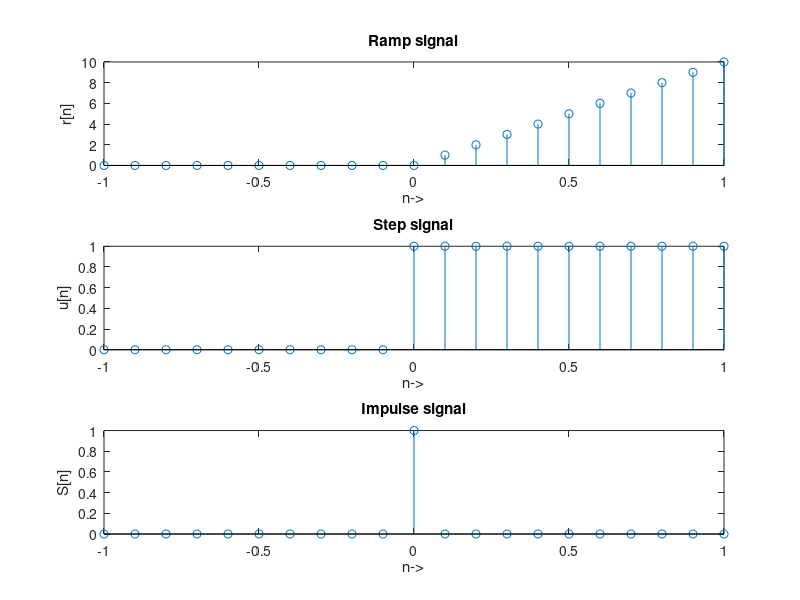

MATLAB code for this plot:
n=-1:0.1:1;
y=[zeros(1,10),0:1:10];
subplot(3,1,1)
stem(n,y)
xlabel('n->')
ylabel('r[n]')
title('Ramp signal')
y2=[zeros(1,10),ones(1,11)];
subplot(3,1,2)
stem(n,y2)
xlabel('n->')
ylabel('u[n]')
title('Step signal')
y3=[zeros(1,10),ones(1,1),zeros(1,10)];
subplot(3,1,3)
stem(n,y3)
xlabel('n->')
ylabel('S[n]')
title('Impulse signal')